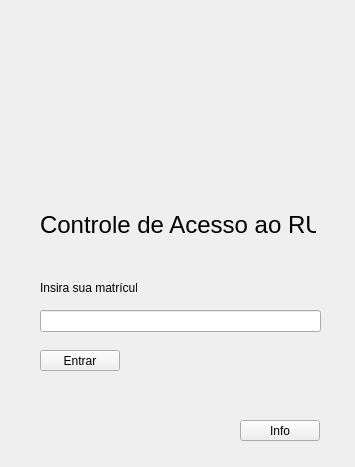
<?xml version="1.0" encoding="UTF-8"?>
<ui version="4.0">
 <class>Interface</class>
 <widget class="QWidget" name="Interface">
  <property name="windowModality">
   <enum>Qt::NonModal</enum>
  </property>
  <property name="geometry">
   <rect>
    <x>0</x>
    <y>0</y>
    <width>355</width>
    <height>467</height>
   </rect>
  </property>
  <property name="sizePolicy">
   <sizepolicy hsizetype="Expanding" vsizetype="Minimum">
    <horstretch>0</horstretch>
    <verstretch>0</verstretch>
   </sizepolicy>
  </property>
  <property name="windowTitle">
   <string>Interface</string>
  </property>
  <property name="autoFillBackground">
   <bool>false</bool>
  </property>
  <widget class="QLabel" name="image">
   <property name="geometry">
    <rect>
     <x>100</x>
     <y>30</y>
     <width>161</width>
     <height>151</height>
    </rect>
   </property>
   <property name="maximumSize">
    <size>
     <width>161</width>
     <height>151</height>
    </size>
   </property>
   <property name="text">
    <string/>
   </property>
   <property name="pixmap">
    <pixmap>images/ufsc-logo2.png</pixmap>
   </property>
   <property name="scaledContents">
    <bool>true</bool>
   </property>
  </widget>
  <widget class="QLabel" name="main_title">
   <property name="geometry">
    <rect>
     <x>40</x>
     <y>210</y>
     <width>276</width>
     <height>29</height>
    </rect>
   </property>
   <property name="minimumSize">
    <size>
     <width>276</width>
     <height>29</height>
    </size>
   </property>
   <property name="font">
    <font>
     <pointsize>18</pointsize>
     <weight>50</weight>
     <bold>false</bold>
    </font>
   </property>
   <property name="text">
    <string>Controle de Acesso ao RU</string>
   </property>
  </widget>
  <widget class="QLabel" name="label">
   <property name="geometry">
    <rect>
     <x>40</x>
     <y>280</y>
     <width>97</width>
     <height>16</height>
    </rect>
   </property>
   <property name="text">
    <string>Insira sua matrícula:</string>
   </property>
  </widget>
  <widget class="QLineEdit" name="lineEdit">
   <property name="geometry">
    <rect>
     <x>40</x>
     <y>310</y>
     <width>281</width>
     <height>22</height>
    </rect>
   </property>
   <property name="minimumSize">
    <size>
     <width>271</width>
     <height>21</height>
    </size>
   </property>
  </widget>
  <widget class="QPushButton" name="inserirMatButton">
   <property name="geometry">
    <rect>
     <x>40</x>
     <y>350</y>
     <width>80</width>
     <height>21</height>
    </rect>
   </property>
   <property name="text">
    <string>Entrar</string>
   </property>
   <property name="checkable">
    <bool>false</bool>
   </property>
  </widget>
  <widget class="QPushButton" name="pushButton">
   <property name="geometry">
    <rect>
     <x>240</x>
     <y>420</y>
     <width>80</width>
     <height>21</height>
    </rect>
   </property>
   <property name="text">
    <string>Info</string>
   </property>
  </widget>
 </widget>
 <layoutdefault spacing="6" margin="11"/>
 <resources/>
 <connections/>
</ui>
